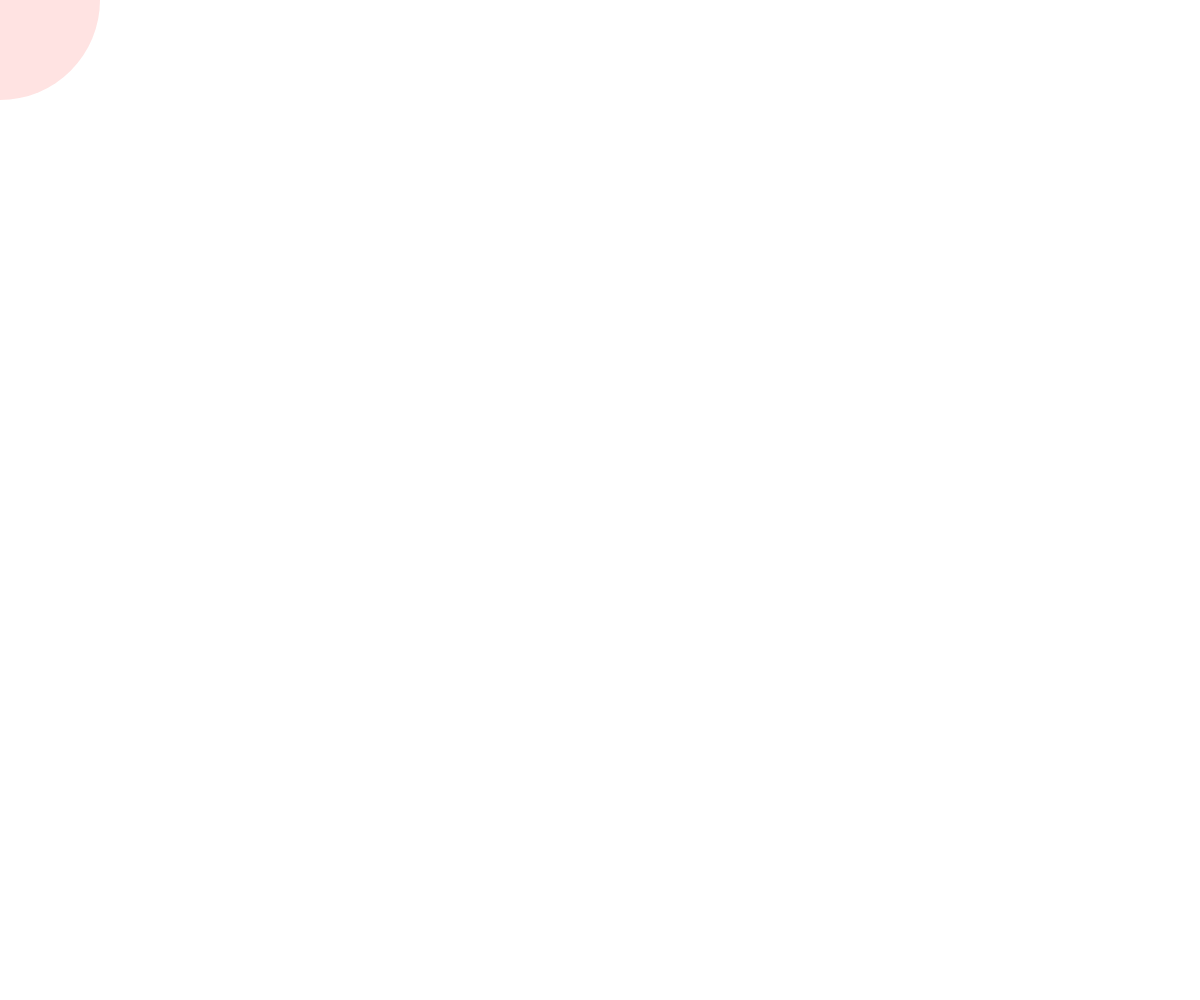
Frame 1 (no input)
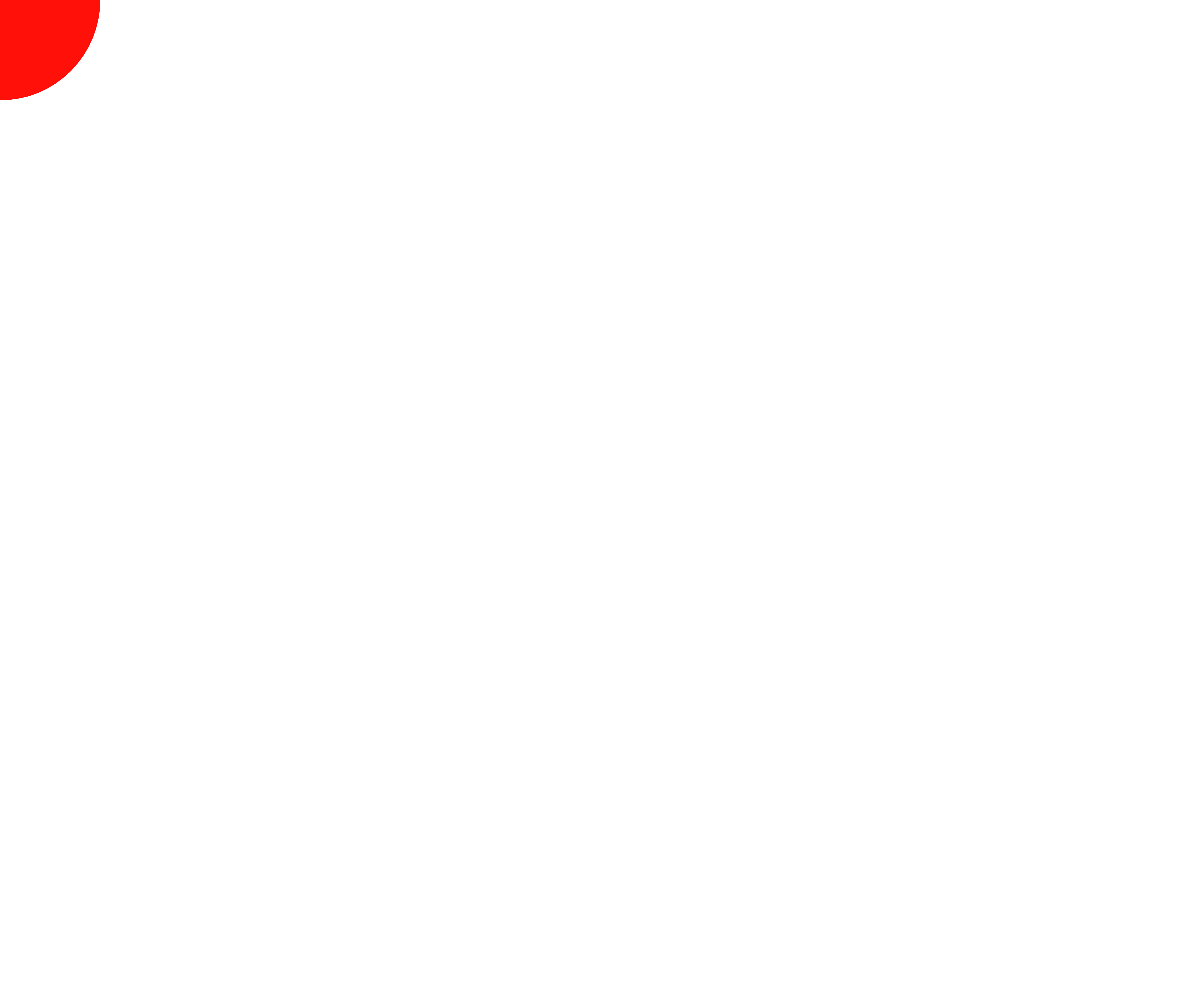
Frame 60 (no input)
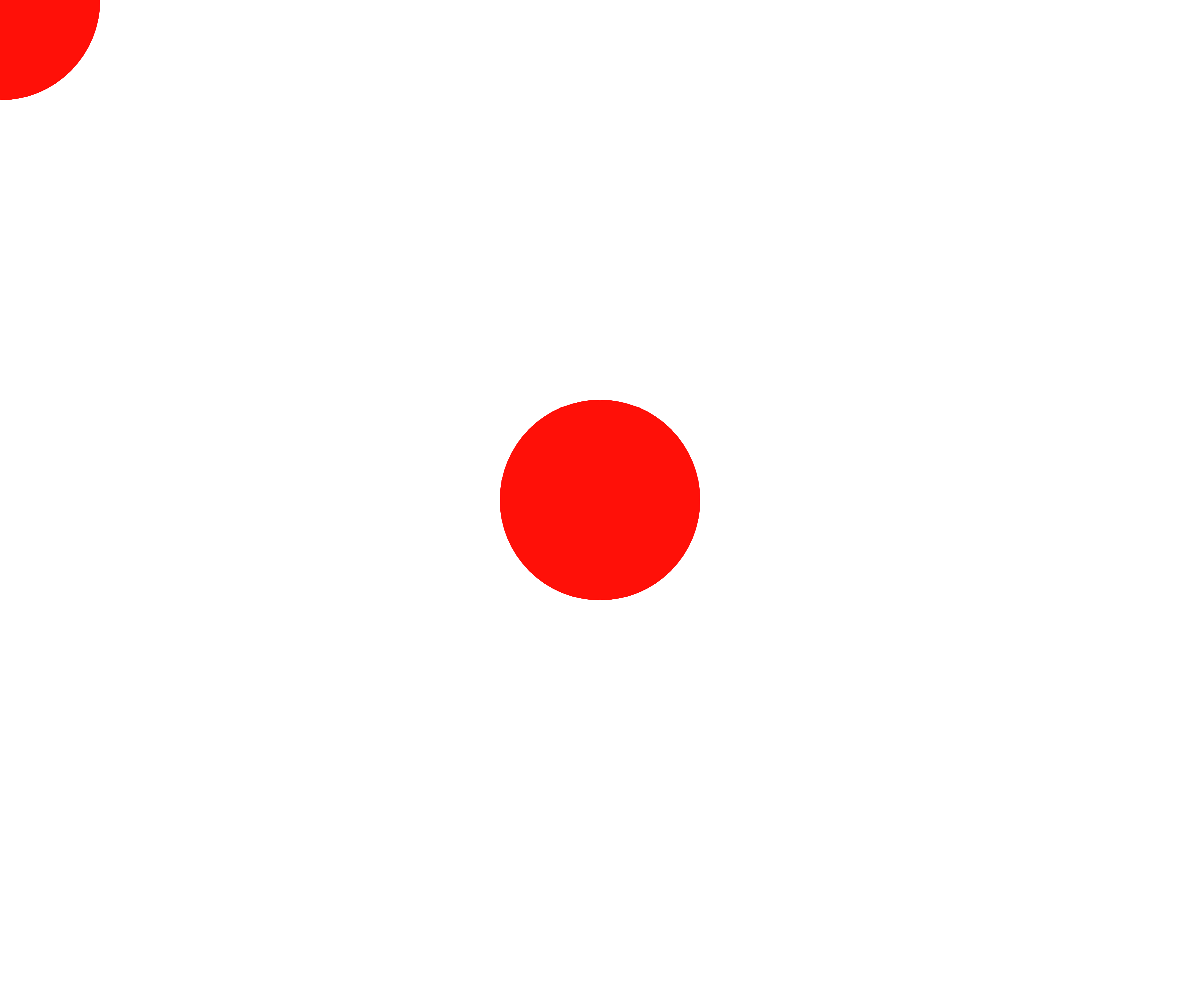
Frame 120 (the mouse pressed at the canvas centre since frame 60)

The p5.js sketch that drew these frames (run headless with seeded random() and noise() and a simulated clock; from frame 60 on, the mouse is pressed at the canvas centre):

// p5.js sketch
// ── sketch.js
let zBereich; 







function setup() {
  zBereich = createCanvas(windowWidth, windowHeight);
  zBereich.position(0, 0);
  zBereich.style('z-index', '-1');
  
  
  
}

function draw() {
  
  noStroke();
  fill(249,24,13,30);
  circle(mouseX, mouseY, 200);

  
  
  
}

// function mousePressed() {
  
//   background(0);
  
  
// }
// ── style.css
html, body {
  margin: 0;
  padding: 0;
  background-color: khaki;

}
canvas {
  display: block;
}

h1{

  color: indigo;
}
